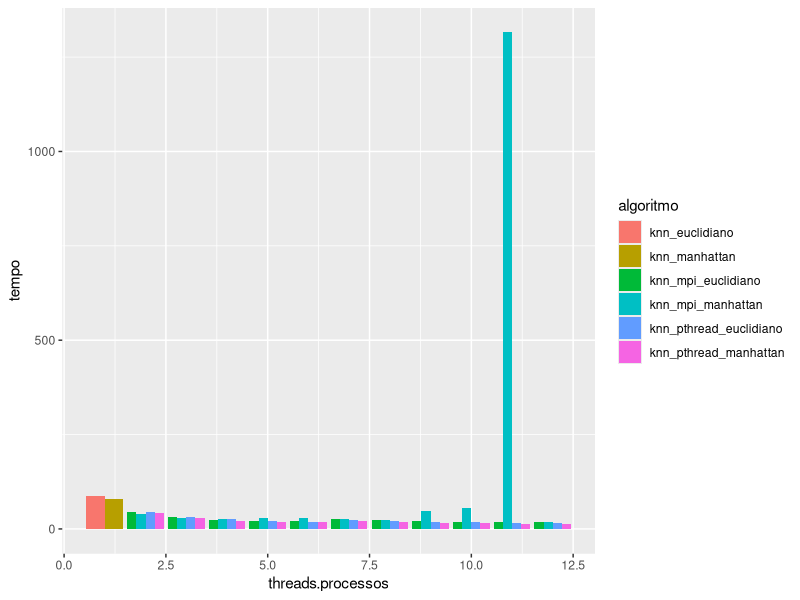
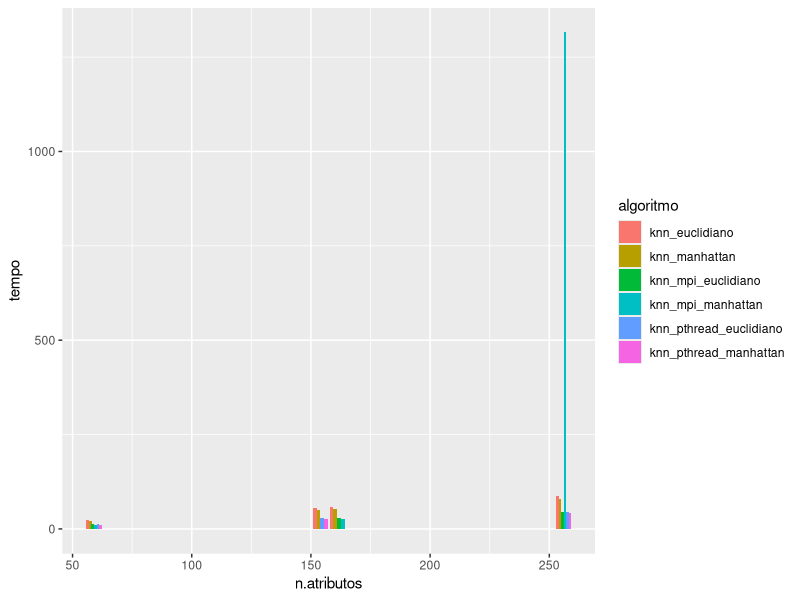

These charts were generated, in order, by the following R code:
library(ggplot2)
setwd("C:/Users/Archer/CLionProjects/PC/Processar a saida")
### Lendo os dados das execuções
dados <- read.csv("geral.csv", header = T, sep = ",", dec=".")
### Dividindo os dados da linhas para obter a média das execuções sequênciais
for(i in 1:length(dados$algoritmo)) {
    if(dados$algoritmo[i] == 'knn_mpi_euclidiano') {
        dados[i,-1:-3] <- dados[i,-1:-3]/(15 * dados$threads.processos[i])   
    } else if (dados$algoritmo[i] == 'knn_mpi_manhattan') {
        dados[i,-1:-3] <- dados[i,-1:-3]/(15 * dados$threads.processos[i])
    } else {
        dados[i,-1:-3] <- dados[i,-1:-3]/15
    }
}
ggplot(dados,aes(threads.processos,tempo,fill=algoritmo)) + geom_bar(position = "dodge", stat = "identity")
ggplot(dados,aes(n.atributos,tempo,fill=algoritmo)) + geom_bar(position = "dodge", stat = "identity")